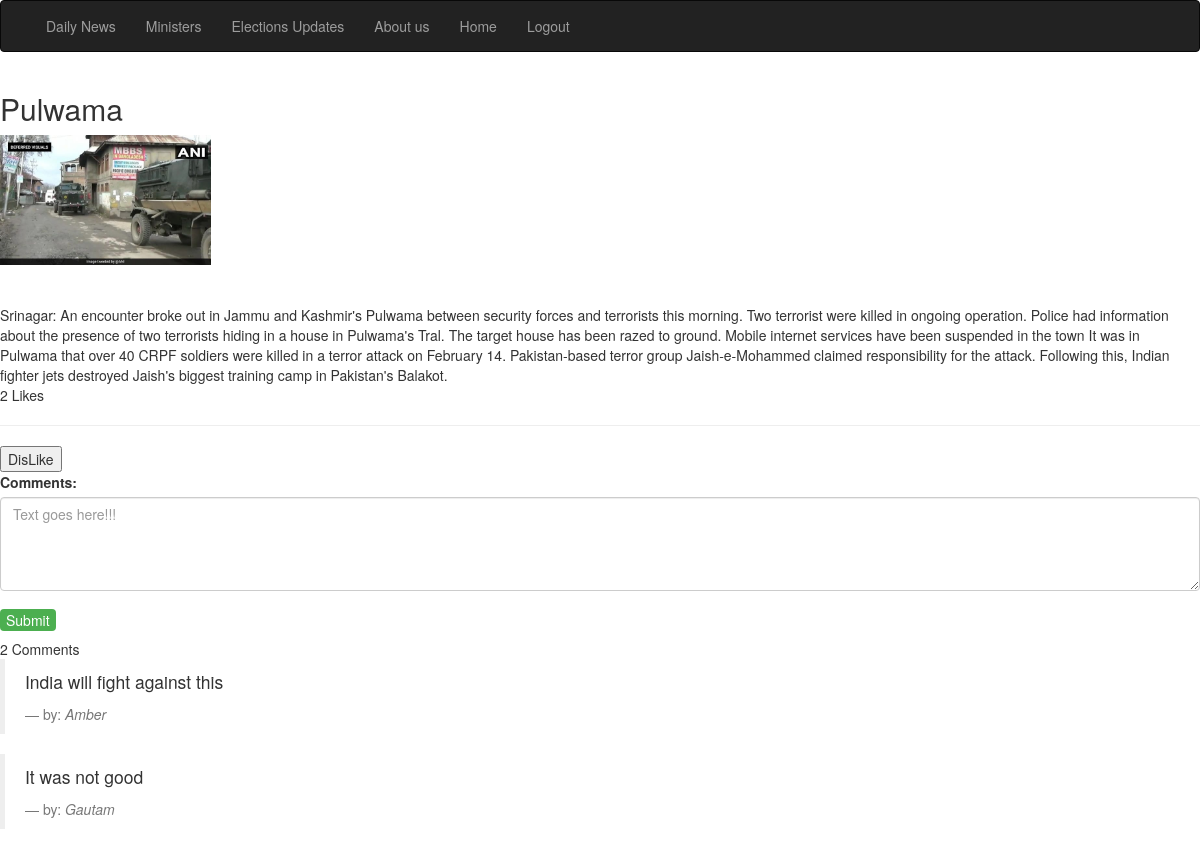
/nirvachit/1/ (signed in), run on the app's committed database.
### pollapp/models.py (models this page shows, shortened)
class Post(models.Model):
	author = models.ForeignKey('auth.User', on_delete = models.CASCADE)
	title = models.CharField(max_length= 100)
	text = models.TextField()
	image = models.ImageField(upload_to = 'New/%Y/%m/%d', blank = True)
	created_date = models.DateTimeField(default = timezone.now)
	published_date = models.DateTimeField(blank = True, null = True)
	likes = models.ManyToManyField('auth.User', related_name = "likes" , blank = True)
	def __str__(self):
		return self.title
	def total_likes(self):
		return self.likes.count()
	class Meta:
		verbose_name = "Post"
		verbose_name_plural = "Post"

class Comment(models.Model):
	post = models.ForeignKey(Post, on_delete = models.CASCADE, related_name = 'aa')
	user = models.ForeignKey(User , on_delete = models.CASCADE)
	content = models.TextField(max_length = 100)
	timestamp = models.DateTimeField(auto_now_add = True)
	class Meta:
		verbose_name = "Comment"
		verbose_name_plural = "Comment"

### pollapp/views.py (the view)
# urls.py: path('<int:blog_id>/', views.details, name = "details"),
@login_required
def details(request, blog_id):
	posts = get_object_or_404(Post, pk = blog_id)
	comments = Comment.objects.filter(post__title = posts)
	is_liked = False
	if posts.likes.filter(id = request.user.id).exists():
		is_liked = True
	if request.method == 'POST':
		comment_form = CommentForm(request.POST or None)
		if comment_form.is_valid():
			content = comment_form.cleaned_data.get('content')
			comment = Comment(user = request.user, content = content, post  = posts )
			comment.save()
			return HttpResponseRedirect(posts.get_absolute_url())
	else:
		comment_form = CommentForm()
		context = {'posts' : posts, 'is_liked' : is_liked, 'total_likes' : posts.total_likes, 'comments' : comments, 'comment_form' : comment_form}
	return render(request, 'pollapp/details.html' , context )

### pollapp/forms.py
class CommentForm(forms.ModelForm):
	content = forms.CharField(label = "Comments" , widget = forms.Textarea(attrs = {'class' :'form-control' , 'placeholder' : 'Text goes here!!!' , 'rows':'4' , 'cols' : '50'}))
	class Meta:
		model = Comment
		fields = {'content',}

### pollapp/templates/pollapp/details.html (shortened to what this page needs)
{% extends 'base.html' %}
{% block body %}
<div class="coontainer-fluid">
	<div class="row">
		<div class="col-xs-12">
			<h2>{{ posts.title }}</h2>
	<img src="{{ posts.image.url }}" style="height: 130px; width: auto" alt="....." class="img-responsive"><br>
	<br>
	{{ posts.text }}<br>
	{{ total_likes }} Like{{ total_likes | pluralize }}
	<hr>
	<form action="{% url 'pollapp:like_post' %}" method="post">
	{% if is_liked %}
		<button type="submit" name="post_id" value="{{ posts.id }}">DisLike</button>
	{% else %}
	<button type="submit" name="post_id" value="{{posts.id}}">Like</button>
	{% endif %}
</form>
		</div>
	</div>
</div>
<div class="main-comment-section">
<form method="POST">
	{{ comment_form.as_p }}
	<input type="submit" value="Submit">
</form>
{{ comments.count }} Comment{{ comments|pluralize }}
	{% for comment in comments %}
	 <blockquote class="blockquote">
  <p class="mb-0">{{ comment.content }}</p>
  <footer class="blockquote-footer">by: <cite title="Source Title">{{comment.user|capfirst}}</cite>
  </footer>
</blockquote>
	{% endfor %}
</div>
{% endblock %}

### pollapp/templates/base.html (style rules this page uses)
input[type=submit] { background-color: #4CAF50; color: white; margin: 8px 0; border: none; border-radius: 4px; cursor: pointer; }

### data on the page
Post: title "Pulwama", image (picture), text "Srinagar: An encounter broke out in Jammu and Kashmir's Pulwama between security forces and terrorists this morning. Two terrorist were killed in ongoing operation. Police had information about the presence of two terrorists hiding in a house in Pulwama's Tral. The target house has been razed to ground. Mobile internet services have been suspended in the town It was in Pulwama that over 40 CRPF soldiers were killed in a terror attack on February 14. Pakistan-based terror group Jaish-e-Mohammed claimed responsibility for the attack. Following this, Indian fighter jets destroyed Jaish's biggest training camp in Pakistan's Balakot.", id "2", id "s"
Comment: content "India will fight against this", user "Amber"
Comment: content "It was not good", user "Gautam"

### other printed values
{{ comments.count }} "2"
